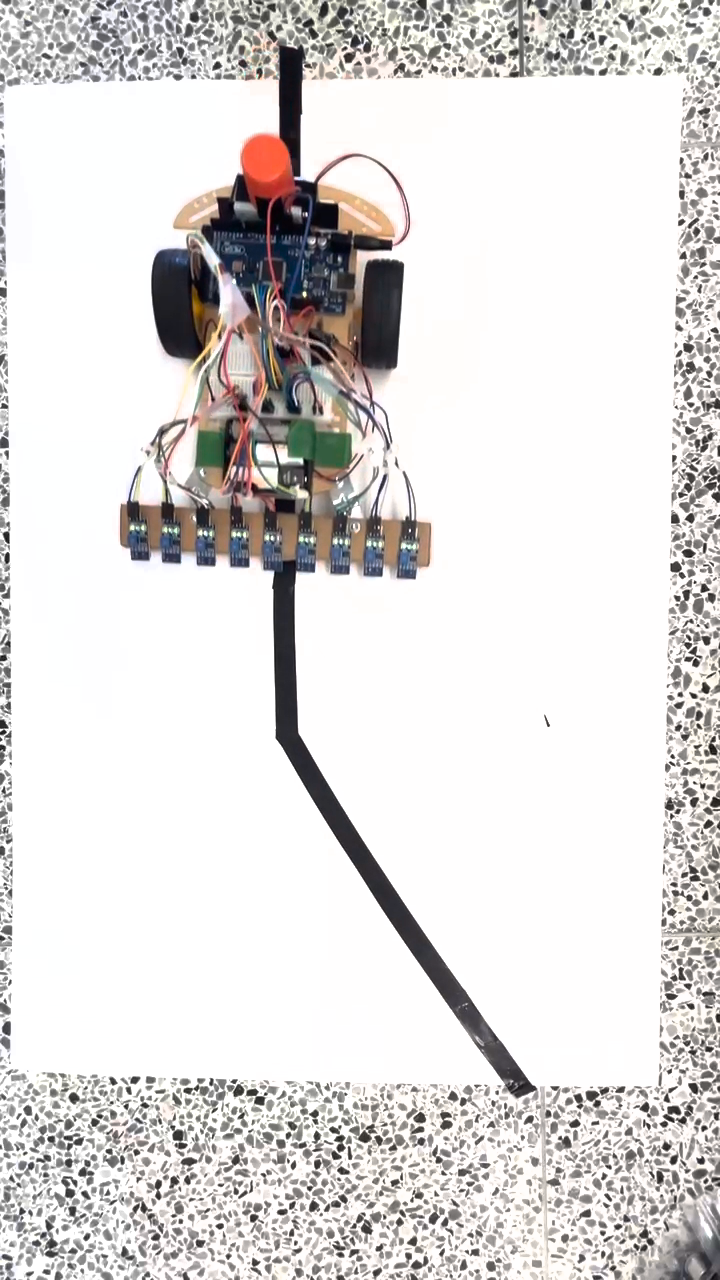
#> input picture frame 14 of trialone.mov, 720 x 1280 px, given in place of trialtwo.mp4, which was not available
$ python everythingcombined.py
#> lines starting #> are read from the running program, lines starting #| are printed output that depends on the picture; after the words box and inside, x2 and y2 are one past the last pixel; in counts of white or black regions, pixels touching at a corner belong together; pictures that were not available may be replaced by others from this repository, and a replacement may not be noted
import cv2
import numpy as np
import csv
import os
import matplotlib.pyplot as plt
from scipy.spatial import cKDTree

### --- CONFIG --- ###
video_path = "C:\\Users\\qazia\\Desktop\\S.K.I.B. Code\\PID Testing Trials\\P=5\\i =0\\500\\trial two\\trialtwo.mp4"
tape_img_path = "C:\\Users\\qazia\\Desktop\\S.K.I.B. Code\\PID Testing Trials\\TapeStillEdited.png"
output_image_red = 'path_red.png'
output_image_black = 'path_black.png'
deviation_csv = 'deviation_data.csv'
deviation_output_image = 'deviation_output.png'

### --- PART 1: Extract bot path from video --- ###
min_contour_area = 170
min_circularity = 0.5
positions = []

cap = cv2.VideoCapture(video_path)
frame_width, frame_height = None, None

while cap.isOpened():
    ret, frame = cap.read()
#> frame is the input picture: shape (1280, 720, 3); mean B, G, R 218.2, 219.1, 221.7
    if not ret:
        break

    if frame_width is None or frame_height is None:
        frame_height, frame_width = frame.shape[:2]
#> frame_height = 1280; frame_width = 720

    hsv = cv2.cvtColor(frame, cv2.COLOR_BGR2HSV)
#> hsv: shape (1280, 720, 3); mean H, S, V 24, 10.4, 222.6
    lower_orange = np.array([ 5, 135, 140])
    upper_orange = np.array([ 20, 255, 255])

    mask = cv2.inRange(hsv, lower_orange, upper_orange)
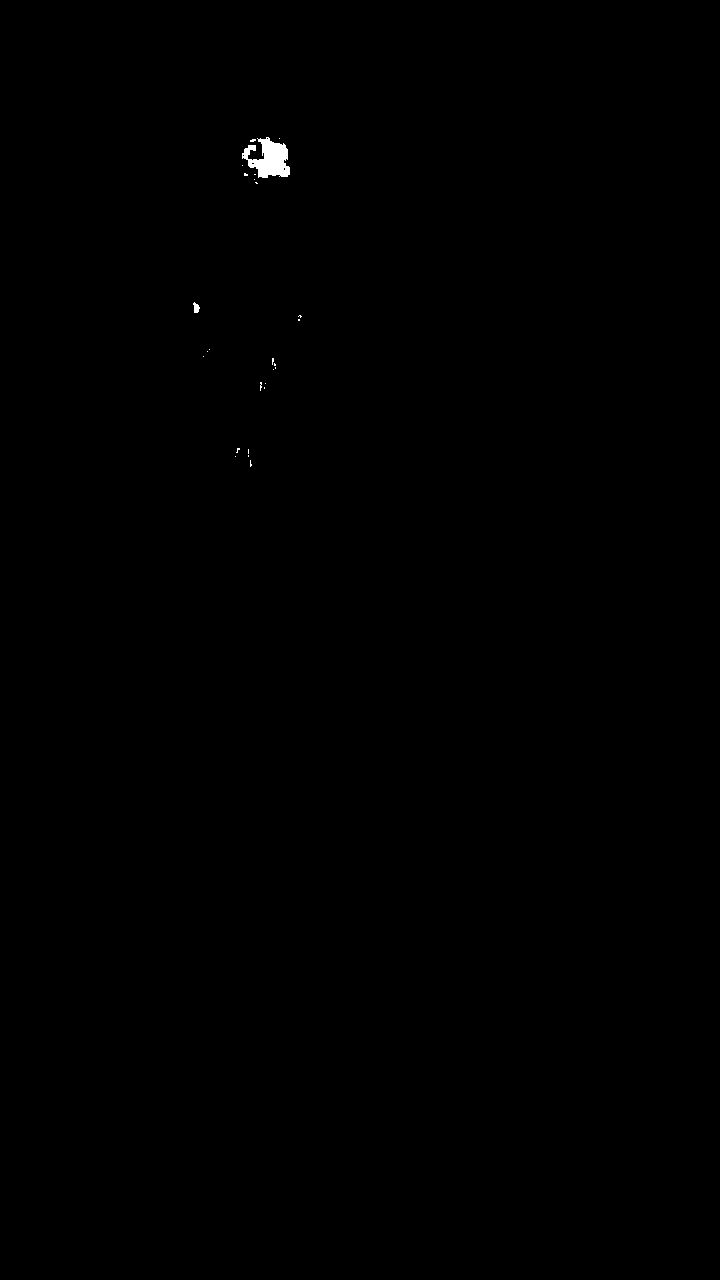
#> mask: shape (1280, 720); 0.14% white; 26 white regions (24 under 20 px), largest, box (x1, y1, x2, y2) and area: (242, 137, 290, 178) 1163, (193, 302, 200, 313) 50

    kernel = np.ones((5, 5), np.uint8)
    mask = cv2.morphologyEx(mask, cv2.MORPH_OPEN, kernel)
#> mask: shape (1280, 720); 0.12% white; 3 white regions, box (x1, y1, x2, y2) and area: (254, 139, 290, 178) 970, (244, 145, 256, 155) 77, (194, 305, 199, 312) 35
    mask = cv2.morphologyEx(mask, cv2.MORPH_CLOSE, kernel)
#> mask: shape (1280, 720); 0.12% white; 3 white regions

    contours, _ = cv2.findContours(mask, cv2.RETR_EXTERNAL, cv2.CHAIN_APPROX_SIMPLE)
#> contours = 3 contours; box (x1, y1, x2, y2) and area: (254, 139, 290, 178) 907, (244, 145, 256, 155) 58, (194, 305, 199, 312) 24

    for cnt in contours:
        area = cv2.contourArea(cnt)
        perimeter = cv2.arcLength(cnt, True)
        if perimeter == 0:
            continue
        circularity = 4 * np.pi * area / (perimeter ** 2)

        if area > min_contour_area and circularity > min_circularity:
            (x, y), _ = cv2.minEnclosingCircle(cnt)
            positions.append((int(x), int(y)))

            cv2.circle(frame, (int(x), int(y)), min_contour_area, (0, 255, 0), 2)  # Green circle with radius 10

            break
#> this loop made 3 passes
#> (area, perimeter, circularity, x, y) on pass 3: (907, 148.3, 0.518, 272.5, 158.6)
#> (cnt, area, perimeter, circularity) on pass 1: ([[194, 305], [194, 311], [198, 311], [198, 305]], 24, 20, 0.754)
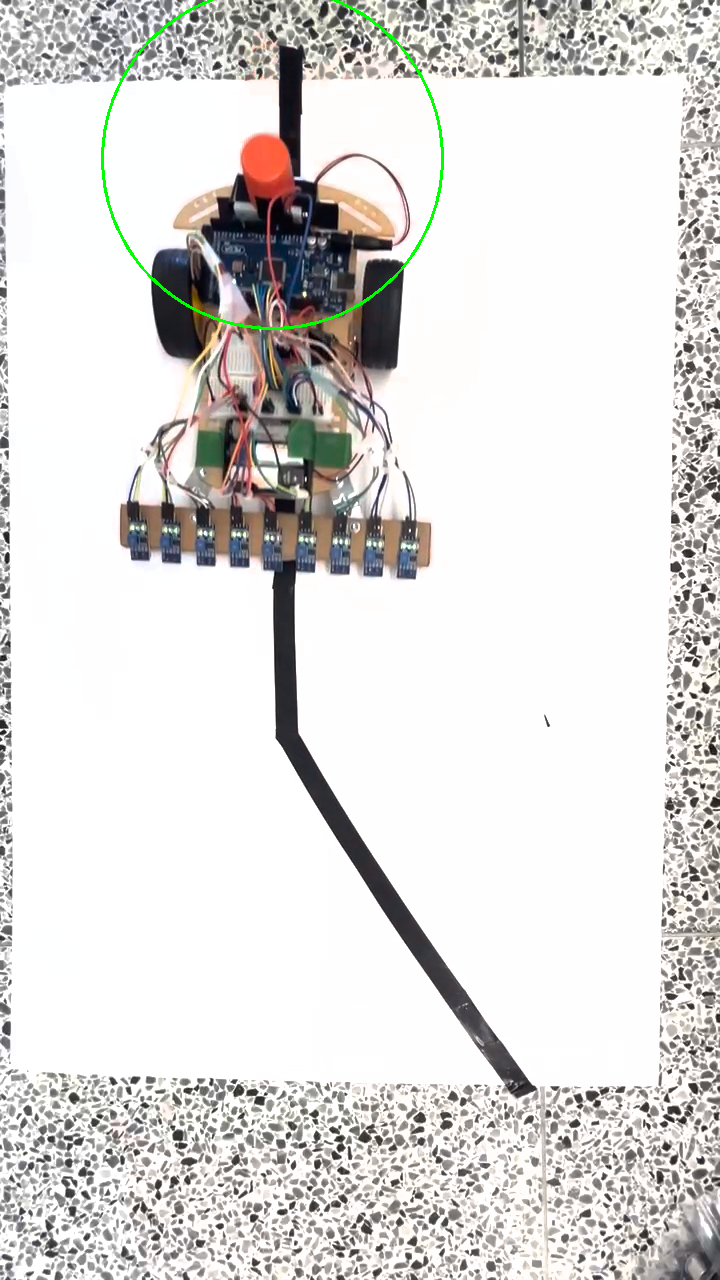
#> frame: shape (1280, 720, 3); 0.3% of pixels changed, all inside (x1, y1, x2, y2) = (101, 0, 444, 330)
#> after the loop, positions = [(272, 158)]

    cv2.imshow("Frame", frame)
    cv2.imshow("Mask", mask)
    cv2.waitKey(1)


cap.release()

### --- PART 2: Extract and align tape path (skeleton) --- ###
# [12 lines left out: function skeletonize, not called in this run]

tape_img = cv2.imread(tape_img_path)
resized_tape = cv2.resize(tape_img, (frame_width, frame_height))
gray = cv2.cvtColor(resized_tape, cv2.COLOR_BGR2GRAY)
blurred = cv2.GaussianBlur(gray, (7, 7), 0)
_, thresh = cv2.threshold(blurred, 50, 255, cv2.THRESH_BINARY_INV)
cleaned = cv2.morphologyEx(thresh, cv2.MORPH_OPEN, np.ones((5, 5), np.uint8))
contours, _ = cv2.findContours(cleaned, cv2.RETR_EXTERNAL, cv2.CHAIN_APPROX_NONE)
filtered_contours = [cnt for cnt in contours if cv2.contourArea(cnt) > 100]

tape_points = []
for cnt in filtered_contours:
    mask = np.zeros((frame_height, frame_width), dtype=np.uint8)
    cv2.drawContours(mask, [cnt], -1, 255, thickness=cv2.FILLED)
    skeleton = skeletonize(mask)
    ys, xs = np.where(skeleton == 255)
    tape_points += list(zip(xs, ys))

tape_points = sorted(tape_points, key=lambda p: p[1])  # top-to-bottom
# tape_points.reverse()
tape_offset = 0
tape_points = tape_points[tape_offset::]

if tape_points and positions:
    dx = positions[0][0] - tape_points[0][0]
    dy = positions[0][1] - tape_points[0][1]
    aligned_tape_points = [(x + dx, y + dy) for (x, y) in tape_points]
else:
    aligned_tape_points = tape_points

### --- PART 3: Draw both paths --- ###
canvas1 = np.ones((frame_height, frame_width, 3), dtype=np.uint8) * 255
canvas2 = np.ones((frame_height, frame_width, 3), dtype=np.uint8) * 255

for i in range(len(aligned_tape_points) - 1):
    cv2.line(canvas2, aligned_tape_points[i], aligned_tape_points[i+1], (0, 0, 0), 2)
for i in range(1, len(positions)):
    cv2.line(canvas1, positions[i-1], positions[i], (0, 0, 255), 2)

cv2.imwrite(output_image_red, canvas1)
cv2.imwrite(output_image_black, canvas2)

### --- PART 4: Deviation Analysis --- ###
# [132 lines left out: functions interpolate_path, find_line_deviation, plot_deviation_area, not called in this run]

### --- Run Analysis --- ###
find_line_deviation(output_image_red, output_image_black, deviation_csv, deviation_output_image)
plot_deviation_area(deviation_csv)

$ run again, starting later in the video
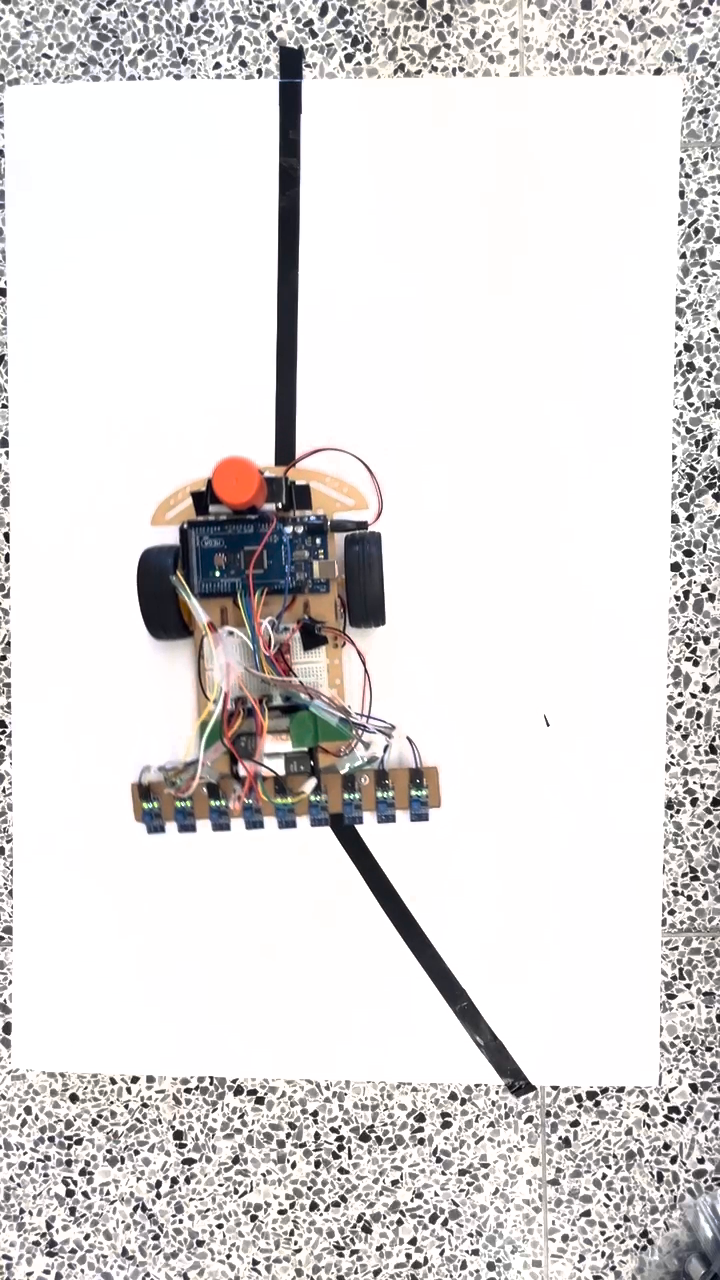
#> input picture frame 66 of trialone.mov, 720 x 1280 px, given in place of trialtwo.mp4, which was not available
#> frame is the input picture: shape (1280, 720, 3); mean B, G, R 219.1, 219.4, 221.9
#> hsv: shape (1280, 720, 3); mean H, S, V 39.2, 9.8, 223
#> `mask = cv2.inRange(hsv, lower_orange, upper_orange)`:
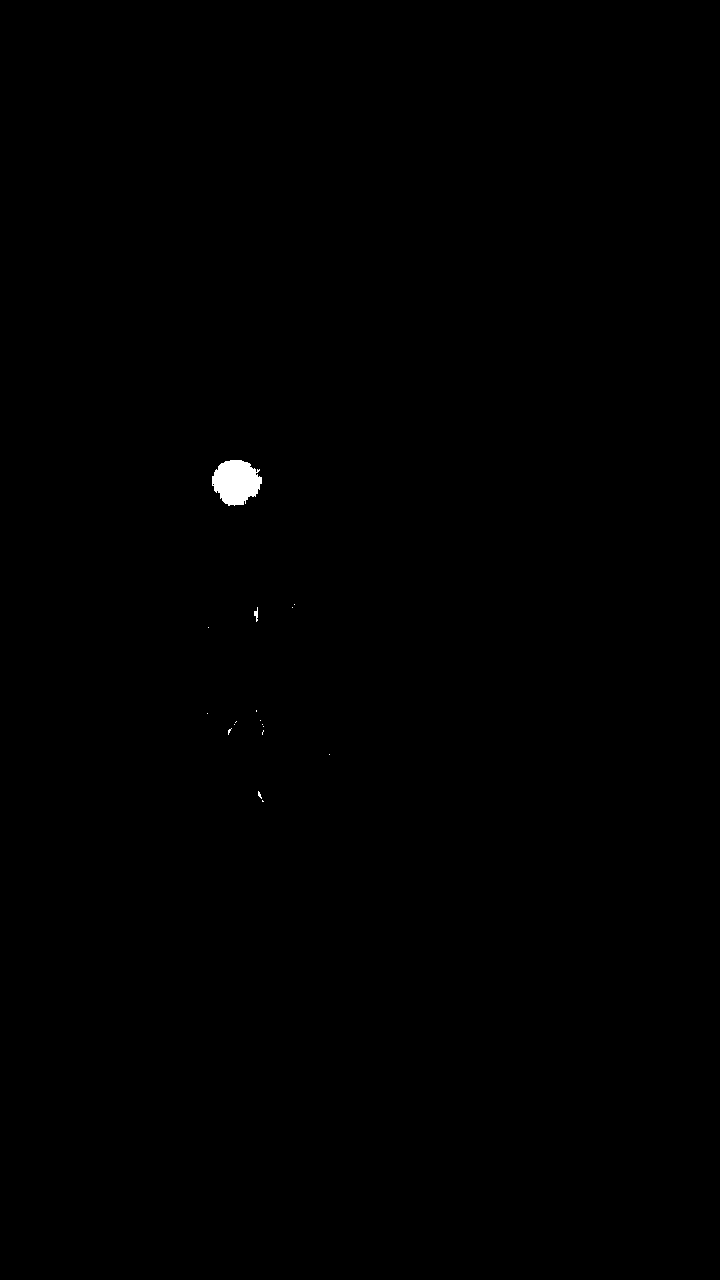
#> mask: shape (1280, 720); 0.19% white; 17 white regions (15 under 20 px), largest, box (x1, y1, x2, y2) and area: (212, 460, 262, 506) 1682, (254, 607, 258, 622) 34
#> contours = 1 contour; box (x1, y1, x2, y2) and area: (212, 460, 262, 505) 1572
#> the loop `for cnt in contours:` made 1 pass
#> (area, perimeter, circularity, x, y) on pass 1: (1572, 167.3, 0.706, 236.4, 480.9)
#> after the loop `for cnt in contours:`:
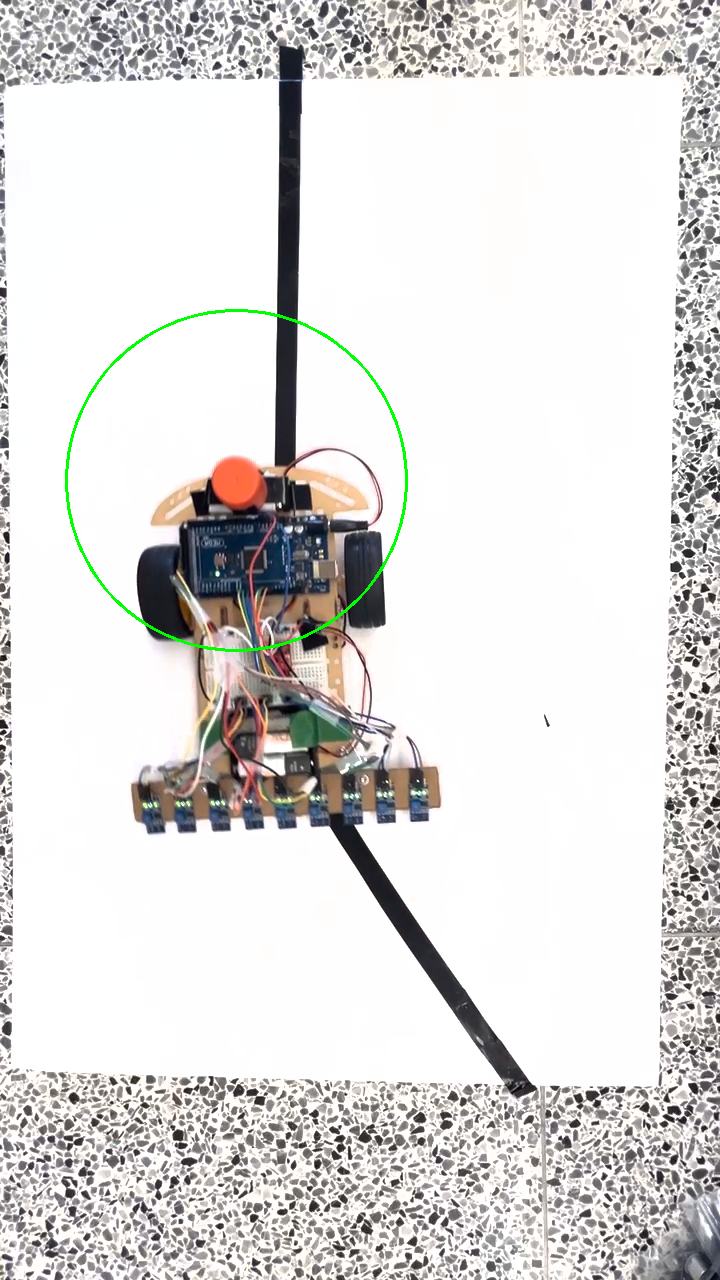
#> frame: shape (1280, 720, 3); 0.34% of pixels changed, all inside (x1, y1, x2, y2) = (65, 309, 408, 652)
#> after the loop `for cnt in contours:`: positions = [(236, 480)]

$ run again, starting later in the video
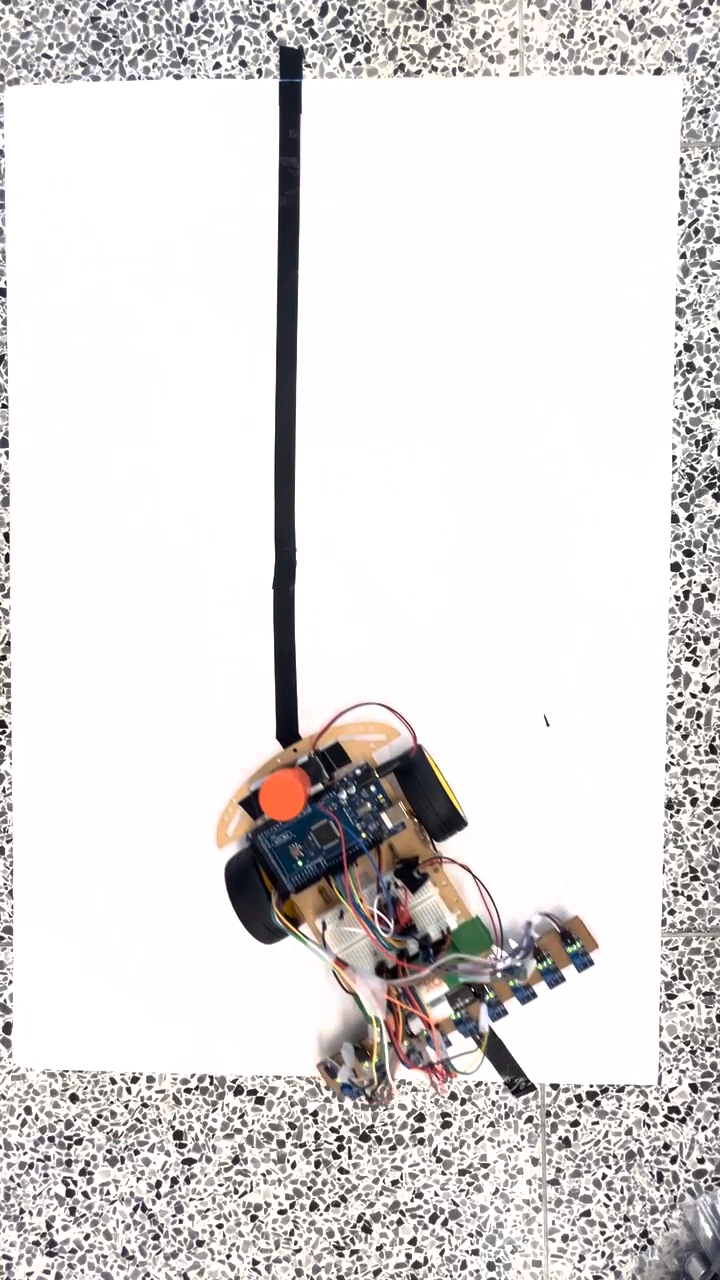
#> input picture frame 118 of trialone.mov, 720 x 1280 px, given in place of trialtwo.mp4, which was not available
#> frame is the input picture: shape (1280, 720, 3); mean B, G, R 218.5, 218.8, 221.6
#> hsv: shape (1280, 720, 3); mean H, S, V 44.3, 10.2, 222.5
#> `mask = cv2.inRange(hsv, lower_orange, upper_orange)`:
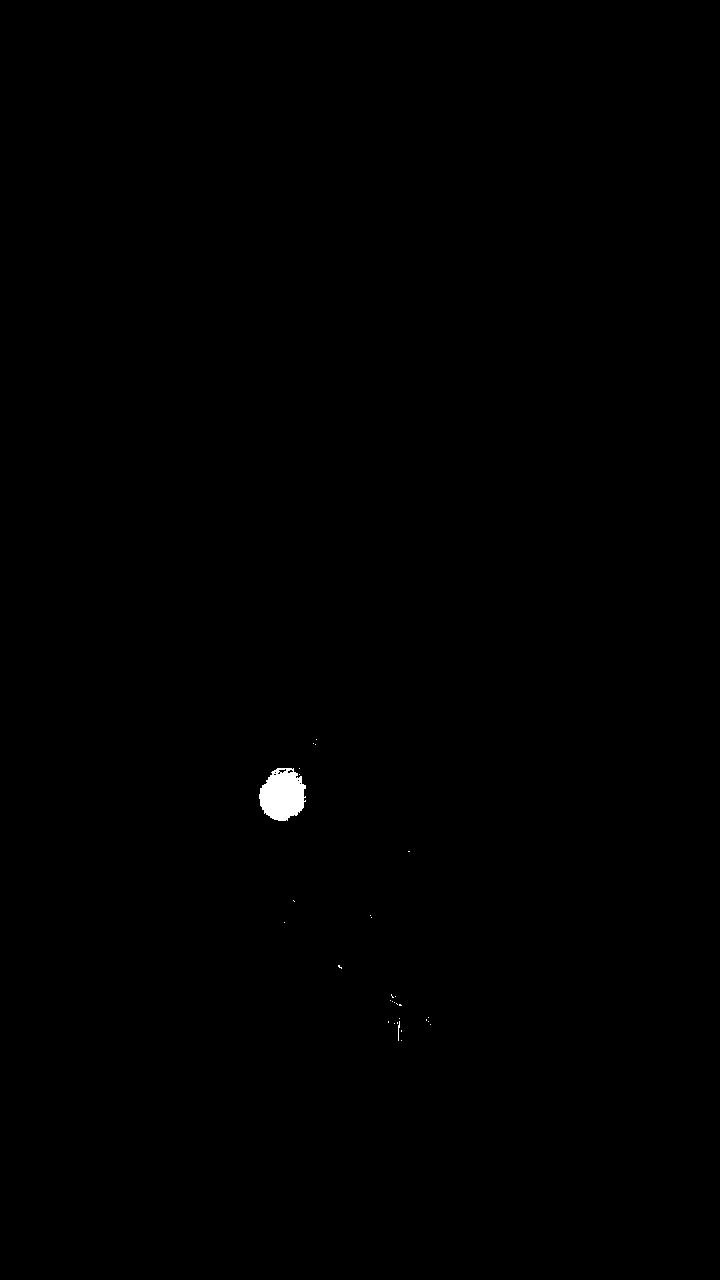
#> mask: shape (1280, 720); 0.21% white; 30 white regions (28 under 20 px), largest, box (x1, y1, x2, y2) and area: (259, 768, 306, 821) 1846, (398, 1021, 400, 1041) 23
#> contours = 1 contour; box (x1, y1, x2, y2) and area: (259, 772, 304, 821) 1648
#> the loop `for cnt in contours:` made 1 pass
#> (area, perimeter, circularity, x, y) on pass 1: (1647.5, 165.8, 0.753, 283.4, 795)
#> after the loop `for cnt in contours:`:
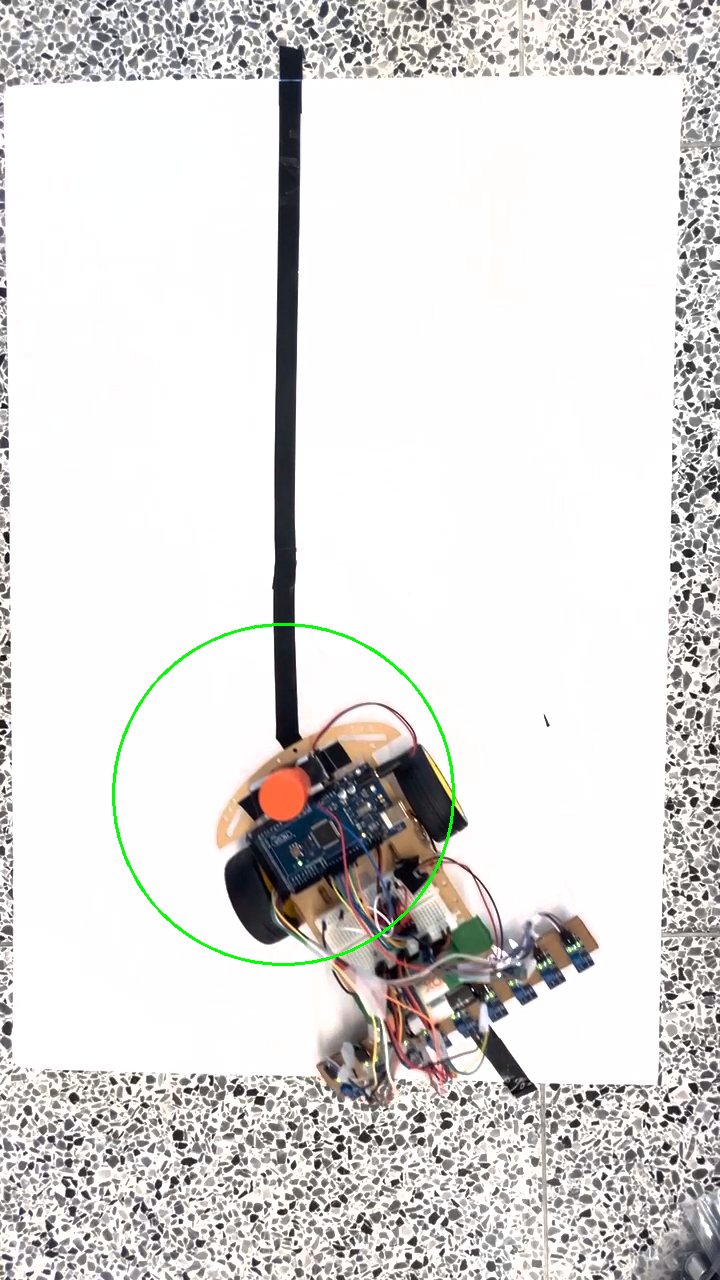
#> frame: shape (1280, 720, 3); 0.34% of pixels changed, all inside (x1, y1, x2, y2) = (112, 623, 455, 966)
#> after the loop `for cnt in contours:`: positions = [(283, 794)]
